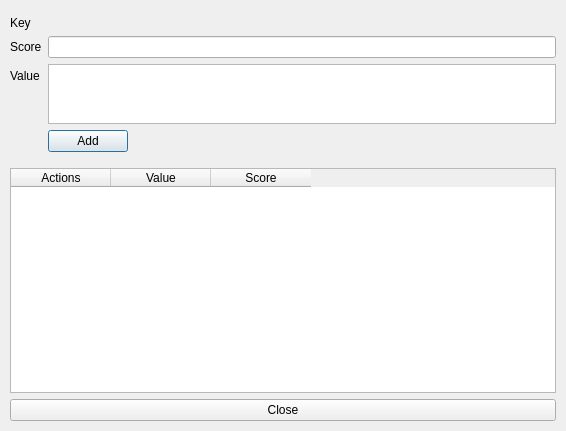
<?xml version="1.0" encoding="UTF-8"?>
<ui version="4.0">
 <class>KeyEditZsetDialog</class>
 <widget class="QDialog" name="KeyEditZsetDialog">
  <property name="geometry">
   <rect>
    <x>0</x>
    <y>0</y>
    <width>566</width>
    <height>431</height>
   </rect>
  </property>
  <property name="windowTitle">
   <string>View Sorted Set Dialog</string>
  </property>
  <layout class="QGridLayout" name="gridLayout">
   <property name="leftMargin">
    <number>10</number>
   </property>
   <property name="topMargin">
    <number>10</number>
   </property>
   <property name="rightMargin">
    <number>10</number>
   </property>
   <property name="bottomMargin">
    <number>10</number>
   </property>
   <item row="8" column="0">
    <widget class="QPushButton" name="closeButton">
     <property name="cursor">
      <cursorShape>PointingHandCursor</cursorShape>
     </property>
     <property name="text">
      <string>Close</string>
     </property>
    </widget>
   </item>
   <item row="1" column="0">
    <layout class="QFormLayout" name="formLayout_2">
     <property name="fieldGrowthPolicy">
      <enum>QFormLayout::ExpandingFieldsGrow</enum>
     </property>
     <property name="labelAlignment">
      <set>Qt::AlignLeading|Qt::AlignLeft|Qt::AlignVCenter</set>
     </property>
     <item row="0" column="0">
      <widget class="QLabel" name="label_3">
       <property name="text">
        <string>Key</string>
       </property>
      </widget>
     </item>
     <item row="0" column="1">
      <widget class="QLabel" name="keyField">
       <property name="text">
        <string/>
       </property>
      </widget>
     </item>
     <item row="1" column="0">
      <widget class="QLabel" name="label">
       <property name="text">
        <string>Score</string>
       </property>
      </widget>
     </item>
     <item row="1" column="1">
      <widget class="QLineEdit" name="scoreField"/>
     </item>
     <item row="2" column="0">
      <widget class="QLabel" name="label_5">
       <property name="text">
        <string>Value</string>
       </property>
      </widget>
     </item>
     <item row="2" column="1">
      <widget class="QPlainTextEdit" name="hashValueField">
       <property name="sizePolicy">
        <sizepolicy hsizetype="Expanding" vsizetype="Fixed">
         <horstretch>0</horstretch>
         <verstretch>0</verstretch>
        </sizepolicy>
       </property>
       <property name="maximumSize">
        <size>
         <width>16777215</width>
         <height>60</height>
        </size>
       </property>
      </widget>
     </item>
     <item row="3" column="1">
      <widget class="QPushButton" name="addHashBtn">
       <property name="cursor">
        <cursorShape>PointingHandCursor</cursorShape>
       </property>
       <property name="text">
        <string>Add</string>
       </property>
       <property name="default">
        <bool>true</bool>
       </property>
      </widget>
     </item>
    </layout>
   </item>
   <item row="4" column="0">
    <layout class="QVBoxLayout" name="verticalLayout">
     <property name="topMargin">
      <number>10</number>
     </property>
     <item>
      <widget class="QTableWidget" name="tableWidget">
       <property name="styleSheet">
        <string notr="true">QPushButton{
padding:0px;
margin:5px 2px;
}</string>
       </property>
       <column>
        <property name="text">
         <string>Actions</string>
        </property>
       </column>
       <column>
        <property name="text">
         <string>Value</string>
        </property>
       </column>
       <column>
        <property name="text">
         <string>Score</string>
        </property>
       </column>
      </widget>
     </item>
    </layout>
   </item>
   <item row="0" column="0">
    <widget class="QWidget" name="messageWidget" native="true"/>
   </item>
  </layout>
 </widget>
 <resources/>
 <connections/>
</ui>
